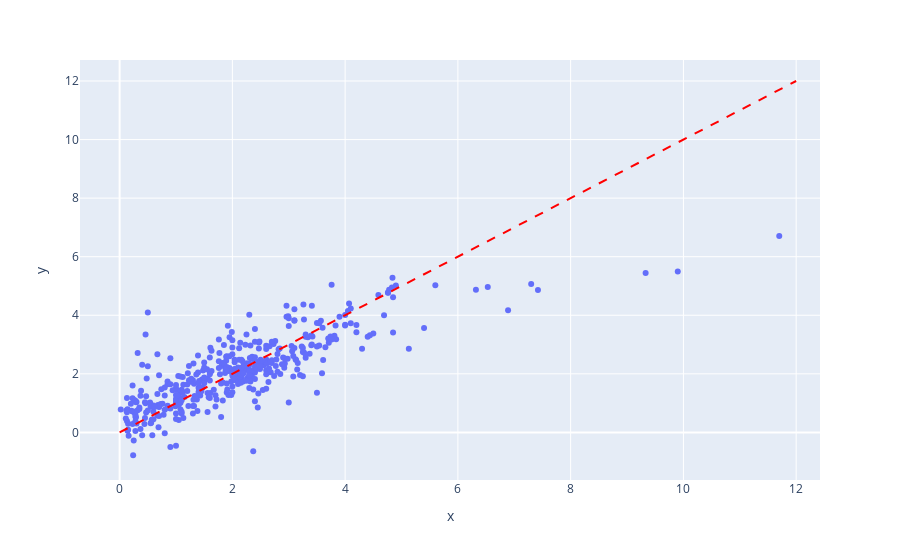

Here is the notebook cell this chart was saved with:
### Code cell
import plotly.express as px
import plotly.graph_objects as go 

refrence_line = go.Scatter(
    x=[0, 12],
    y=[0,12] ,
    line=dict(color='red', dash='dash'),
    mode="lines",
    showlegend=False
)

fig = px.scatter(
    x=y_test,
    y=y_pred,
    color_continuous_scale=px.colors.sequential.Bluered
)

fig.add_trace(refrence_line)
fig.show()

### Figure 1 — Plotly figure (JSON) as saved in the notebook; plotly's stock layout.template omitted (floating-point values rounded to 4 significant figures; data arrays with more than 128 entries replaced by an {"elided": "..."} marker saying what was removed)
{"data": [{"hovertemplate": "x=%{x}<br>y=%{y}<extra></extra>", "legendgroup": "", "marker": {"color": "#636efa", "symbol": "circle"}, "mode": "markers", "name": "", "orientation": "v", "showlegend": false, "type": "scatter", "x": {"elided": "431 float values"}, "xaxis": "x", "y": {"elided": "431 float values"}, "yaxis": "y"}, {"line": {"color": "red", "dash": "dash"}, "mode": "lines", "showlegend": false, "type": "scatter", "x": [0, 12], "y": [0, 12]}], "layout": {"legend": {"tracegroupgap": 0}, "margin": {"t": 60}, "xaxis": {"anchor": "y", "domain": [0, 1], "title": {"text": "x"}}, "yaxis": {"anchor": "x", "domain": [0, 1], "title": {"text": "y"}}}}
